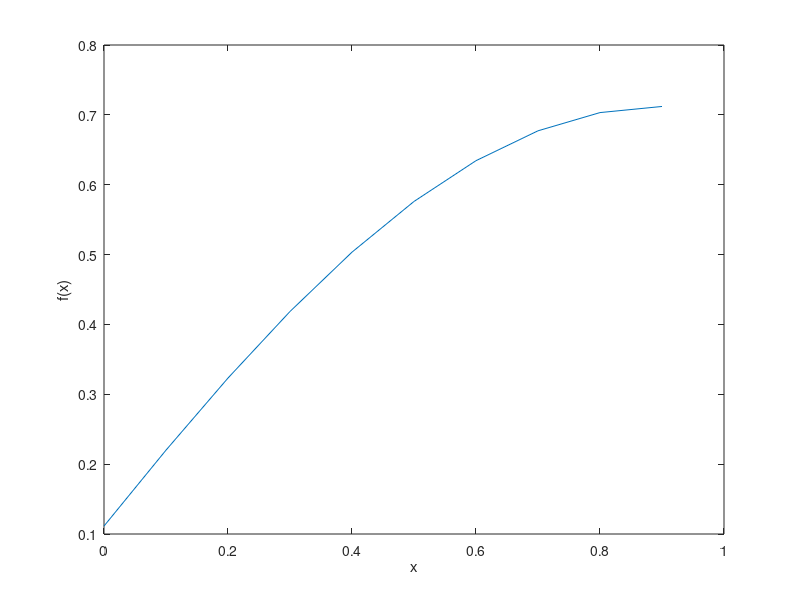

This chart was generated by the following MATLAB code:
st=0;
ed=1;
n=10;
h=(ed-st)/n;
x=[st:h:ed];
x
%x=linspace(0,1,n+1);
p=1;q=1;

K=zeros(n+1);
f11=@(k)(p./h+h.*q.*((1-k).^2));
f12=@(k)(-p./h+h.*q.*k.*(1-k));
f21=@(k)(-p./h+h.*q.*k.*(1-k));
f22=@(k)(p./h+h.*q.*(k.^2));
for i=2:(n+1)
    K(i-1,i-1)=K(i-1,i-1)+quad(f11,0,1);
    K(i,i)=quad(f22,0,1);
    K(i-1,i)=quad(f12,0,1);
    K(i,i-1)=quad(f21,0,1);
end
K=K(2:(n+1),2:(n+1));
K

b=zeros(n,1);
for i=2:(n+1)
    f1=@(k)((pi)^2/4)*sin((x(i-1)+h.*k)*pi/2).*k+((pi)^2/4)*sin((x(i)+h.*k)*pi/2).*(1-k);
    b(i-1)=h.*quad(f1,0,1);
end
f2=@(k)((pi)^2/4)*sin((x(n)+h.*k)*pi/2).*k;
b(n)=h.*quad(f2,0,1);  

u=K\b;
u
xx=x;
yy=sin(xx);
xx(11)=[];
plot(xx,u);
%plot(xx,yy);
xlabel('x');
ylabel('f(x)');

